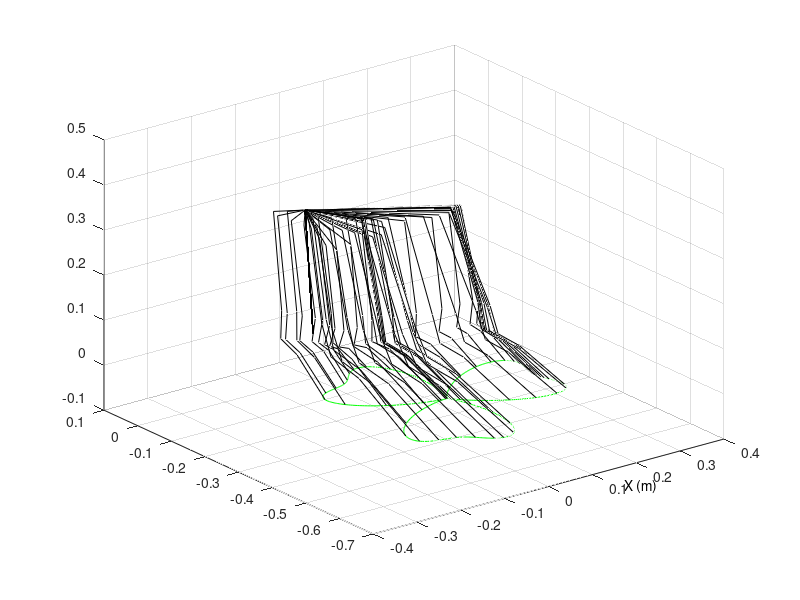
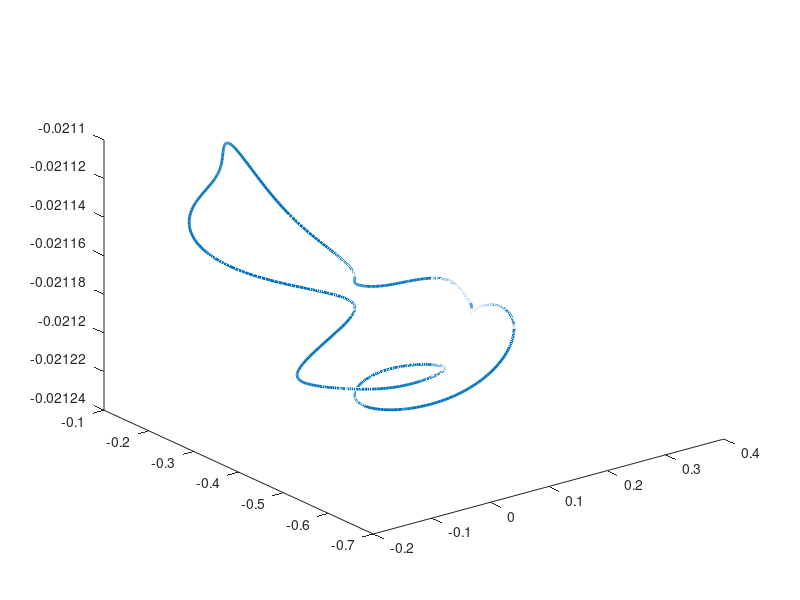

These charts were generated, in order, by the following MATLAB code: (Note: this script raises an error after producing the figures.)
clear;
format long;
load mvn_SYSdata;
load mvn_SRDdata1;
load mvn_SRDdata2;
load mvn_SRDdata3;

figure;
plot3(posx,posy,posz,'g');hold on;
for j=1:15:length(t),
    linksX=[j0px(j);j1px(j);j2px(j);j3px(j);j4px(j);j5px(j);posx(j)];
    linksY=[j0py(j);j1py(j);j2py(j);j3py(j);j4py(j);j5py(j);posy(j)];
    linksZ=[j0pz(j);j1pz(j);j2pz(j);j3pz(j);j4pz(j);j5pz(j);posz(j)];
    plot3(linksX,linksY,linksZ,'k');hold on;
end;
%title('Black-white PUMA560 with d6');
%xlabel('X');ylabel('Y');zlabel('Z');
text(0.25,-0.6,-0.2,'X (m)');
text(-0.1,0,-0.2,'Y (m)');
text(0,0.4,0.9,'Z (m)');
grid on;

figure;
plot3(posx,posy,posz, 'LineWidth',2);hold on;
for j=1:2:length(t),
    %if(rem(j,10)==0)
    basejoint1=line('xdata',[j0px(j);j1px(j)],'ydata',[j0py(j);j1py(j)],'zdata',[j0pz(j);j1pz(j)],...
        'color', 'yellow','erasemode','none');
    joints12=line('xdata',[j1px(j);j2px(j)],'ydata',[j1py(j);j2py(j)],'zdata',[j1pz(j);j2pz(j)],...
        'color', 'red','erasemode','none');
    joints23=line('xdata',[j2px(j);j3px(j)],'ydata',[j2py(j);j3py(j)],'zdata',[j2pz(j);j3pz(j)],...
        'color', 'cyan','erasemode','none');
    joints34=line('xdata',[j3px(j);j4px(j)],'ydata',[j3py(j);j4py(j)],'zdata',[j3pz(j);j4pz(j)],...
        'color', 'magenta','erasemode','none');
    joints45=line('xdata',[j4px(j);j5px(j)],'ydata',[j4py(j);j5py(j)],'zdata',[j4pz(j);j5pz(j)],...
        'color', 'blue','erasemode','none');
    joints56=line('xdata',[j5px(j);posx(j)],'ydata',[j5py(j);posy(j)],'zdata',[j5pz(j);posz(j)],...
        'color', 'green','erasemode','none');
    drawnow
    %end
end;
%title('colourful PUMA560 with d6');
xlabel('X');ylabel('Y');zlabel('Z');
grid on;

figure;
linksX=[j0px(j);j1px(j);j2px(1);j3px(1);j4px(1);j5px(1);posx(1)];
linksY=[j0py(j);j1py(j);j2py(1);j3py(1);j4py(1);j5py(1);posy(1)];
linksZ=[j0pz(j);j1pz(j);j2pz(1);j3pz(1);j4pz(1);j5pz(1);posz(1)];
plot3(linksX,linksY,linksZ,'r','linewidth',2);hold on;
plot3(posx,posy,posz,':','LineWidth',2);hold on;
ZYNplot(alpha_i,a_i,d_i,D,sa,ca,s2a,c2a,pen_long,qAll);
hold on;